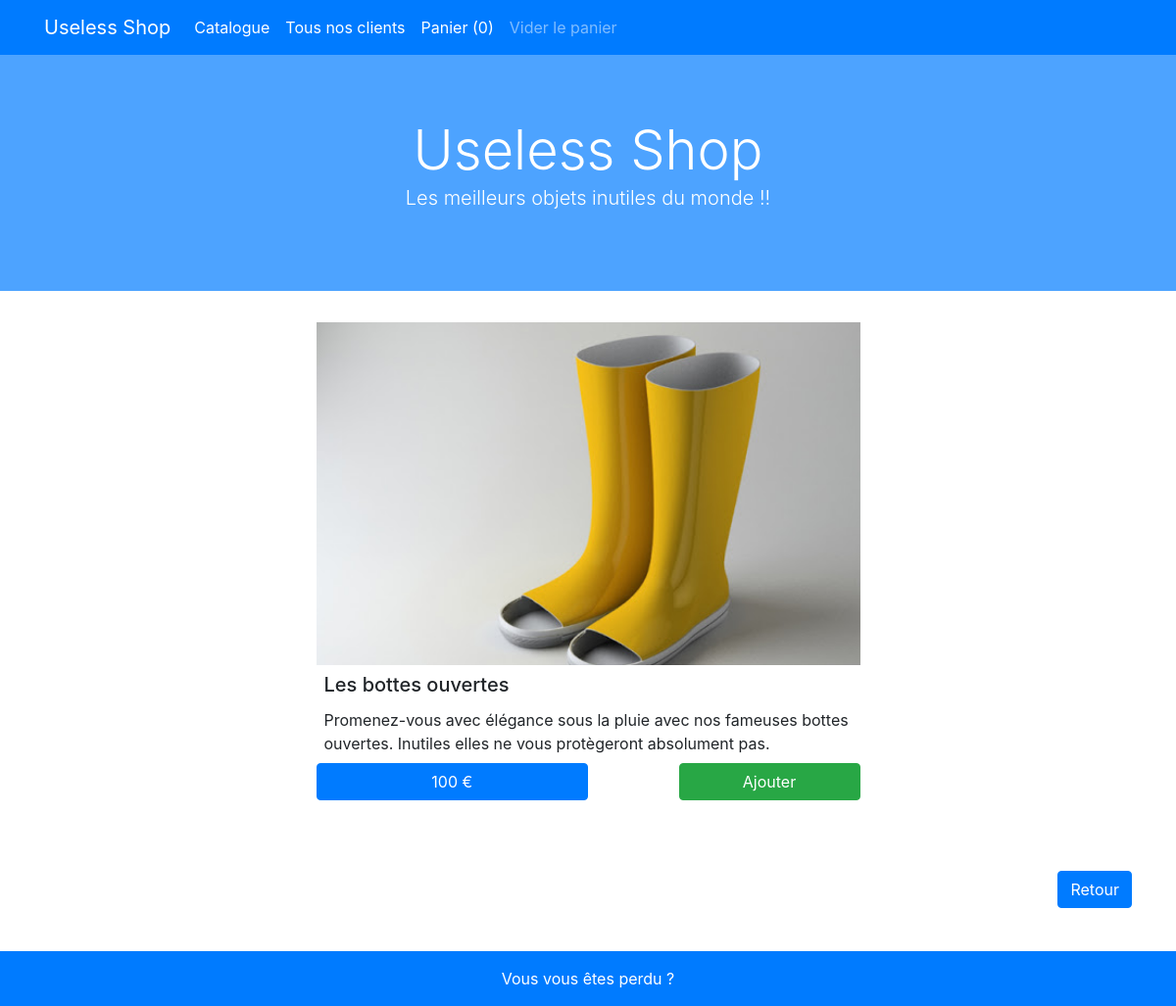
Page /item.php?id=1 on the committed database.
### tables this page shows
CREATE TABLE `products` (
                            `id` int(11) NOT NULL,
                            `name` varchar(99) NOT NULL,
                            `description` text NOT NULL,
                            `price` float NOT NULL,
                            `weight` int(11) NOT NULL,
                            `quantity` int(11) NOT NULL,
                            `available` tinyint(1) NOT NULL,
                            `picture` varchar(255) NOT NULL,
                            `categorie_id` int(11) NOT NULL
);

### class/Article.php (called while the page is built, shortened)
<?php
class Article
{
    private $_id;
    private $_name;
    private $_description;
    private $_price;
    private $_image;
    private $_available;
    public function __construct($id, $name, $description, $price, $quantity, $image, $weight, $available, $categorie){
        $this->_id = $id;
        $this->_name = $name;
        $this->_description = $description;
        $this->_price = $price;
        $this->_image = $image;
        $this->_available = $available;
    }
    public function getId()
    {
        return $this->_id;
    }
    public function getName()
    {
        return $this->_name;
    }
    public function getDescription()
    {
        return $this->_description;
    }
    public function getPrice()
    {
        return $this->_price;
    }
    public function getImage()
    {
        return $this->_image;
    }
    public function getAvailable()
    {
        return $this->_available;
    }
}

### functions.php (the view, shortened to what this page needs)
<?php
function displayArticleSelf(Article $article){
    echo'<div class="card mb-4 d-flex align-content-center border-0 ">';
    echo'<div class="row no-gutters">
                <a href="item.php?id='.$article->getId().'" class="col-sm-6 offset-sm-3 position-relative" style="background-image: url(img/'.$article->getImage().'); background-size : cover; background-position: center, center; height:350px">';
    echo'</a>
                <div class="card-body col-sm-6 offset-sm-3 p-2">
                    <h5 class="card-title">'.$article->getName().'</h5>
                    <p class="card-text">'.$article->getDescription().'</p>
                </div>
                <div class=" col-sm-3 offset-sm-3 d-flex align-items-center">
                    <a href="item.php?id='.$article->getId().'" class="btn btn-primary w-100">'.$article->getPrice().' €</a>
                </div>
                <div class="col-sm-2 offset-sm-1 w-50 d-flex align-items-center justify-content-center">';
    if($article->getAvailable() == 1) {
        echo '<button type="submit" name="add" class="btn btn-success w-100" value="'. $article->getId() .'">Ajouter</button>
                   ';
    }else{
        echo '<p class="text-italic text-warning">Plus Disponible</p>';
    }
    echo'   </div>
            </div>
        </div>
    ';
}

### rows in the picture
products: picture (picture), name "Les bottes ouvertes", description "Promenez-vous avec élégance sous la pluie avec nos fameuses bottes ouvertes. Inutiles elles ne vous protègeront absolument pas.", price "100"

### other values in the picture
$number_in_basket "0"
$message[$rand] "Les meilleurs objets inutiles du monde !!"
$footer_text "Vous vous êtes perdu ?"
